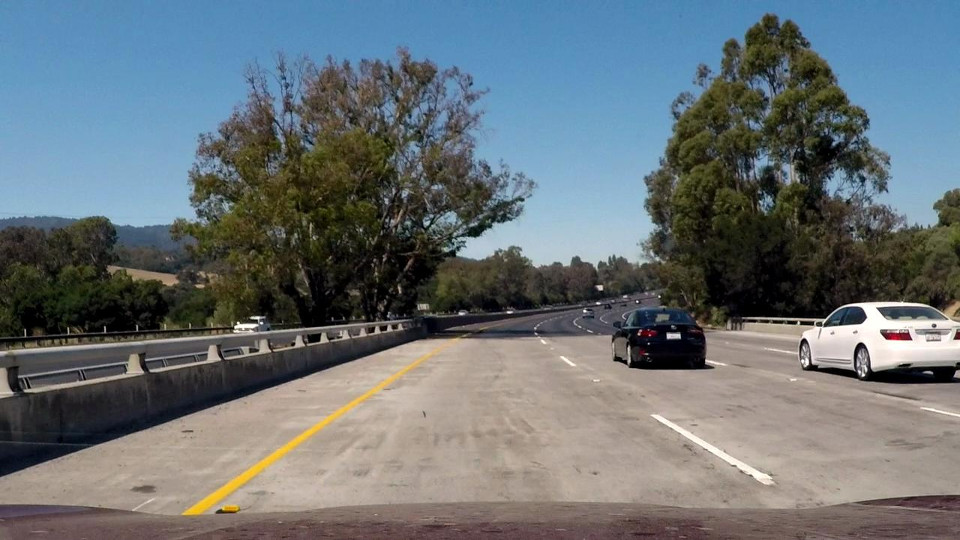
#> input picture test_images/challenge.jpg, 960 x 540 px; its folder holds only this picture in this run
$ jupyter execute --allow-errors P1.ipynb   (shell and % lines are left out)
#> lines starting #> are read from the running program, lines starting #| are printed output that depends on the picture; after the words box and inside, x2 and y2 are one past the last pixel; in counts of white or black regions, pixels touching at a corner belong together
# **Finding Lane Lines on the Road**
***
In this project, you will use the tools you learned about in the lesson to identify lane lines on the road.  You can develop your pipeline on a series of individual images, and later apply the result to a video stream (really just a series of images). Check out the video clip "raw-lines-example.mp4" (also contained in this repository) to see what the output should look like after using the helper functions below.

Once you have a result that looks roughly like "raw-lines-example.mp4", you'll need to get creative and try to average and/or extrapolate the line segments you've detected to map out the full extent of the lane lines.  You can see an example of the result you're going for in the video "P1_example.mp4".  Ultimately, you would like to draw just one line for the left side of the lane, and one for the right.

---
Let's have a look at our first image called 'test_images/solidWhiteRight.jpg'.  Run the 2 cells below (hit Shift-Enter or the "play" button above) to display the image.

**Note: If, at any point, you encounter frozen display windows or other confounding issues, you can always start again with a clean slate by going to the "Kernel" menu above and selecting "Restart & Clear Output".**

---

**The tools you have are color selection, region of interest selection, grayscaling, Gaussian smoothing, Canny Edge Detection and Hough Tranform line detection.  You  are also free to explore and try other techniques that were not presented in the lesson.  Your goal is piece together a pipeline to detect the line segments in the image, then average/extrapolate them and draw them onto the image for display (as below).  Once you have a working pipeline, try it out on the video stream below.**

---

<figure>

 <figcaption>
 <p></p>
 <p style="text-align: center;"> Your output should look something like this (above) after detecting line segments using the helper functions below </p>
 </figcaption>
</figure>
 <p></p>
<figure>

 <figcaption>
 <p></p>
 <p style="text-align: center;"> Your goal is to connect/average/extrapolate line segments to get output like this</p>
 </figcaption>
</figure>

**Run the cell below to import some packages.  If you get an `import error` for a package you've already installed, try changing your kernel (select the Kernel menu above --> Change Kernel).  Still have problems?  Try relaunching Jupyter Notebook from the terminal prompt.  Also, see [this forum post](https://carnd-forums.udacity.com/cq/viewquestion.action?spaceKey=CAR&id=29496372&questionTitle=finding-lanes---import-cv2-fails-even-though-python-in-the-terminal-window-has-no-problem-with-import-cv2) for more troubleshooting tips.**

[cell 1]
#importing some useful packages
import matplotlib.pyplot as plt
import matplotlib.image as mpimg
import numpy as np
import cv2

#> (a cell that did not finish here is left out)

**Some OpenCV functions (beyond those introduced in the lesson) that might be useful for this project are:**

`cv2.inRange()` for color selection
`cv2.fillPoly()` for regions selection
`cv2.line()` to draw lines on an image given endpoints
`cv2.addWeighted()` to coadd / overlay two images
`cv2.cvtColor()` to grayscale or change color
`cv2.imwrite()` to output images to file
`cv2.bitwise_and()` to apply a mask to an image

**Check out the OpenCV documentation to learn about these and discover even more awesome functionality!**

Below are some helper functions to help get you started. They should look familiar from the lesson!

[cell 3]
import math

def grayscale(img):
    """Applies the Grayscale transform
    This will return an image with only one color channel
    but NOTE: to see the returned image as grayscale
    (assuming your grayscaled image is called 'gray')
    you should call plt.imshow(gray, cmap='gray')"""
    return cv2.cvtColor(img, cv2.COLOR_RGB2GRAY)
    # Or use BGR2GRAY if you read an image with cv2.imread()
    # return cv2.cvtColor(img, cv2.COLOR_BGR2GRAY)

def canny(img, low_threshold, high_threshold):
    """Applies the Canny transform"""
    return cv2.Canny(img, low_threshold, high_threshold)

def gaussian_blur(img, kernel_size):
    """Applies a Gaussian Noise kernel"""
    return cv2.GaussianBlur(img, (kernel_size, kernel_size), 0)

def region_of_interest(img, vertices):
    """
    Applies an image mask.

    Only keeps the region of the image defined by the polygon
    formed from `vertices`. The rest of the image is set to black.
    """
    #defining a blank mask to start with
    mask = np.zeros_like(img)

    #defining a 3 channel or 1 channel color to fill the mask with depending on the input image
    if len(img.shape) > 2:
        channel_count = img.shape[2]  # i.e. 3 or 4 depending on your image
        ignore_mask_color = (255,) * channel_count
    else:
        ignore_mask_color = 255

    #filling pixels inside the polygon defined by "vertices" with the fill color
    cv2.fillPoly(mask, vertices, ignore_mask_color)

    #returning the image only where mask pixels are nonzero
    masked_image = cv2.bitwise_and(img, mask)
    return masked_image


def draw_lines(img, lines, color=[255, 0, 0], thickness=5):
    """
    NOTE: this is the function you might want to use as a starting point once you want to
    average/extrapolate the line segments you detect to map out the full
    extent of the lane (going from the result shown in raw-lines-example.mp4
    to that shown in P1_example.mp4).

    Think about things like separating line segments by their
    slope ((y2-y1)/(x2-x1)) to decide which segments are part of the left
    line vs. the right line.  Then, you can average the position of each of
    the lines and extrapolate to the top and bottom of the lane.

    This function draws `lines` with `color` and `thickness`.
    Lines are drawn on the image inplace (mutates the image).
    If you want to make the lines semi-transparent, think about combining
    this function with the weighted_img() function below
    """
    """TODO: This approach is less than ideal for the 'challenge' video
    To solve it, either the regions have to be divided into smaller areas to follow the lines
    Or maybe find something that can track curves well.
    For an immediate work around, reduce the length of the overlay lines so that it does not
    deviate more than 50 pixels from the top edge of the filtered lane marking.
    """
    left_m=left_num=0
    right_m=right_num=0
    left_x=left_y=0
    right_x=right_y=0
    for line in lines:
        for x1,y1,x2,y2 in line:
            m=(y2-y1)/(x2-x1)
            if(0.5<abs(m)<0.8):       #Filter the slope to desired range
                if(m>0):
                    right_m+=m        #Keep count to average out the slope and x,y co-ord points
                    right_x+=(x1+x2)/2#TODO: Check pythonic ways of simplifying this code
                    right_y+=(y1+y2)/2
                    right_num+=1
                else:
                    left_m+=m
                    left_x+=(x1+x2)/2
                    left_y+=(y1+y2)/2
                    left_num+=1
    if(left_num>=1):
        left_x/=left_num
        left_y/=left_num
        left_m/=left_num
        left_c=left_y-left_m*left_x
        cv2.line(img, (int(460),int( int(left_m*(460)+left_c))), (int(0),int(left_c)), color, thickness)
    if(right_num>=1):
        right_x/=right_num
        right_y/=right_num
        right_m/=right_num
        right_c=right_y-right_m*right_x
        cv2.line(img, (int(510),(int((right_m*510)+right_c))), (int((img.shape[0]-right_c)/right_m),img.shape[0]), color, thickness)


def hough_lines(img, rho, theta, threshold, min_line_len, max_line_gap):
    """
    `img` should be the output of a Canny transform.

    Returns an image with hough lines drawn.
    """
    lines = cv2.HoughLinesP(img, rho, theta, threshold, np.array([]), minLineLength=min_line_len, maxLineGap=max_line_gap)
    line_img = np.zeros((img.shape[0], img.shape[1], 3), dtype=np.uint8)
    draw_lines(line_img, lines)
    return line_img

# Python 3 has support for cool math symbols.

def weighted_img(img, initial_img, α=0.8, β=1., λ=0.):
    """
    `img` is the output of the hough_lines(), An image with lines drawn on it.
    Should be a blank image (all black) with lines drawn on it.

    `initial_img` should be the image before any processing.

    The result image is computed as follows:

    initial_img * α + img * β + λ
    NOTE: initial_img and img must be the same shape!
    """
    return cv2.addWeighted(initial_img, α, img, β, λ)

## Test on Images

Now you should build your pipeline to work on the images in the directory "test_images"
**You should make sure your pipeline works well on these images before you try the videos.**

[cell 4]
import os
imgfiles=os.listdir("test_images/")
#> imgfiles = ['challenge.jpg']

run your solution on all test_images and make copies into the test_images directory).

[cell 5]
# TODO: Build your pipeline that will draw lane lines on the test_images
# then save them to the test_images directory.
dir="test_images_output"
if not os.path.exists(dir):
    os.makedirs(dir)

def get_lane_line_img(image):
    gray=grayscale(image)
    blur=gaussian_blur(gray,3)
    edges=canny(blur,50,100)
    imshape=image.shape
    verts = np.array([[(150,imshape[0]-40),(420, 320), (520, 320), (imshape[1]-150,imshape[0]-40)]], dtype=np.int32)
    masked_edges=region_of_interest(edges,verts)
    rho = 1
    theta = np.pi/180
    threshold = 50
    min_line_len = 30
    max_line_gap = 100
    himg=hough_lines(masked_edges, rho, theta, threshold, min_line_len, max_line_gap)
    wimg=weighted_img(himg,image)
    return wimg

for imgfile in imgfiles:
    image=mpimg.imread("test_images/"+imgfile)
#> image is the input picture: shape (540, 960, 3); mean R, G, B 105.1, 113.6, 117.7
    lane_line_img=get_lane_line_img(image)
#> in grayscale, `return cv2.cvtColor(img, cv2.COLOR_RGB2GRAY)`:
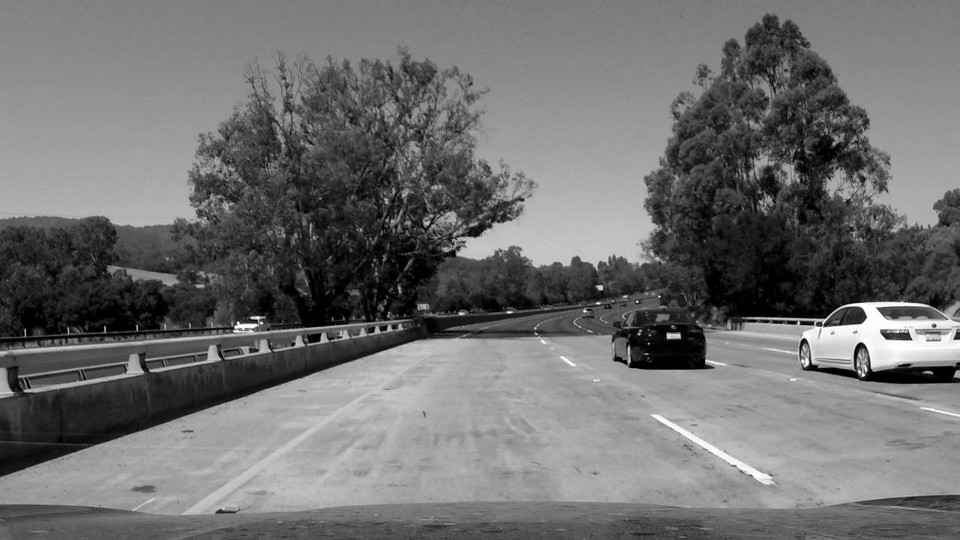
#> returned value: shape (540, 960); min 0, max 255, mean 111.5
#> in canny, `return cv2.Canny(img, low_threshold, high_threshold)`:
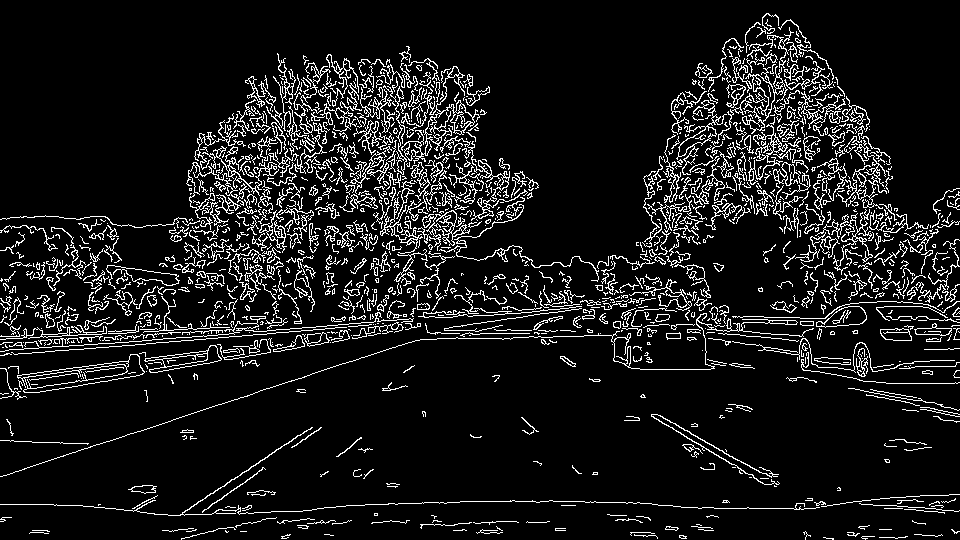
#> returned value: shape (540, 960); 9.7% white in thin lines or dots
#> in region_of_interest, `cv2.fillPoly(mask, vertices, ignore_mask_color)`:
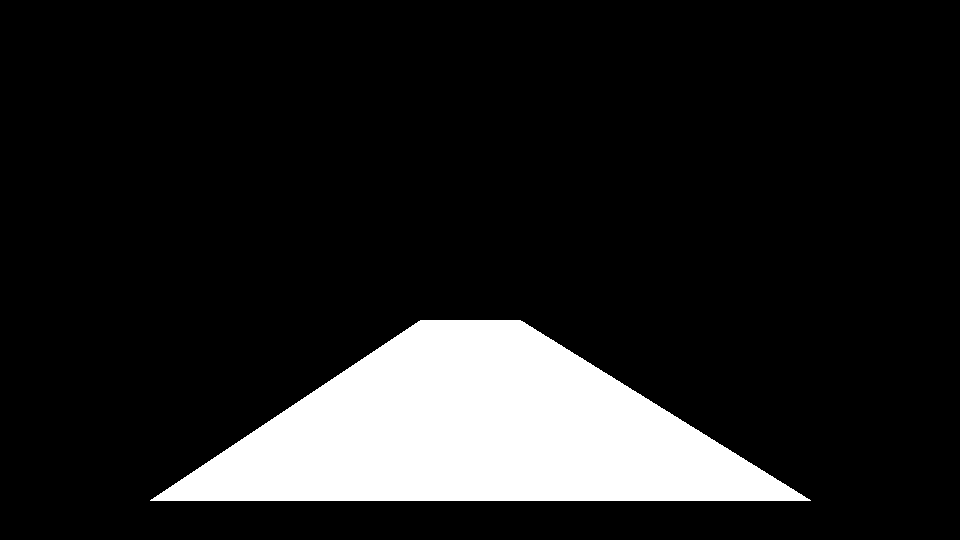
#> mask: shape (540, 960); 13.3% white; 1 white region, box (x1, y1, x2, y2) and area: (150, 320, 811, 501) 69061
#> in region_of_interest, `masked_image = cv2.bitwise_and(img, mask)`:
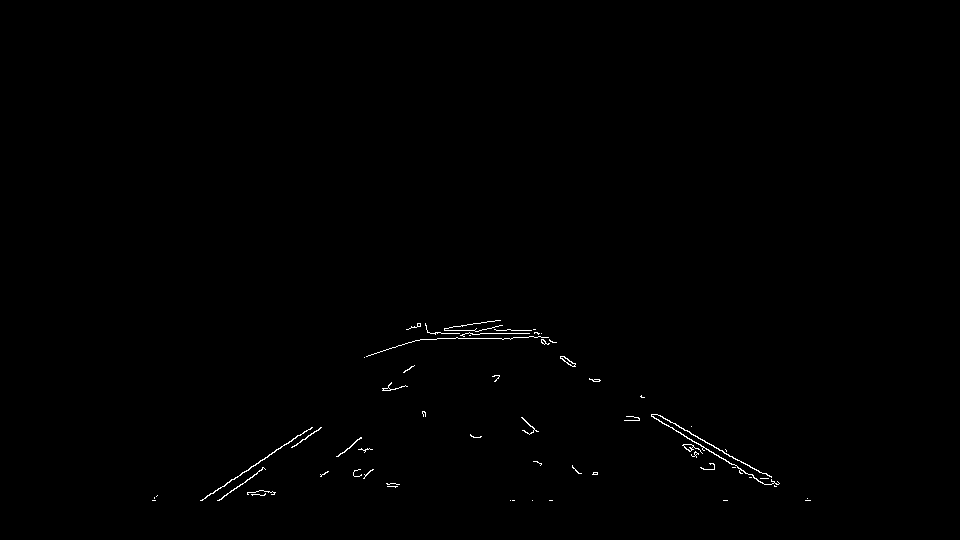
#> masked_image: shape (540, 960); 0.37% white in thin lines or dots, all inside (x1, y1, x2, y2) = (152, 320, 811, 501)
#> in hough_lines, `lines = cv2.HoughLinesP(img, rho, theta, threshold, np.array([]), minL..`: lines = [[487, 321, 810, 500], [492, 321, 764, 484], [200, 500, 311, 428], [430, 333, 541, 333], [420, 339, 548, 337], [219, 500, 320, 427], [427, 330, 531, 330], [501, 325, 767, 484], [364, 357, 475, 323]]
#> the loop in draw_lines, `for line in lines:` made 9 passes
#> after the loop in draw_lines, `for line in lines:`: left_m = -1.37; left_num = 2; left_x = 525; left_y = 927.5; right_m = 1.75; right_num = 3; right_x = 1910.5; right_y = 1217.5
#> in draw_lines, `left_x/=left_num`: left_x = 262.5
#> in draw_lines, `left_y/=left_num`: left_y = 463.8
#> in draw_lines, `left_m/=left_num`: left_m = -0.686
#> in draw_lines, `left_c=left_y-left_m*left_x`: left_c = 643.7
#> in draw_lines, `right_x/=right_num`: right_x = 636.8
#> in draw_lines, `right_y/=right_num`: right_y = 405.8
#> in draw_lines, `right_m/=right_num`: right_m = 0.584
#> in draw_lines, `right_c=right_y-right_m*right_x`: right_c = 34.09
#> in draw_lines, `cv2.line(img, (int(510),(int((right_m*510)+right_c))), (int((img.shape..`:
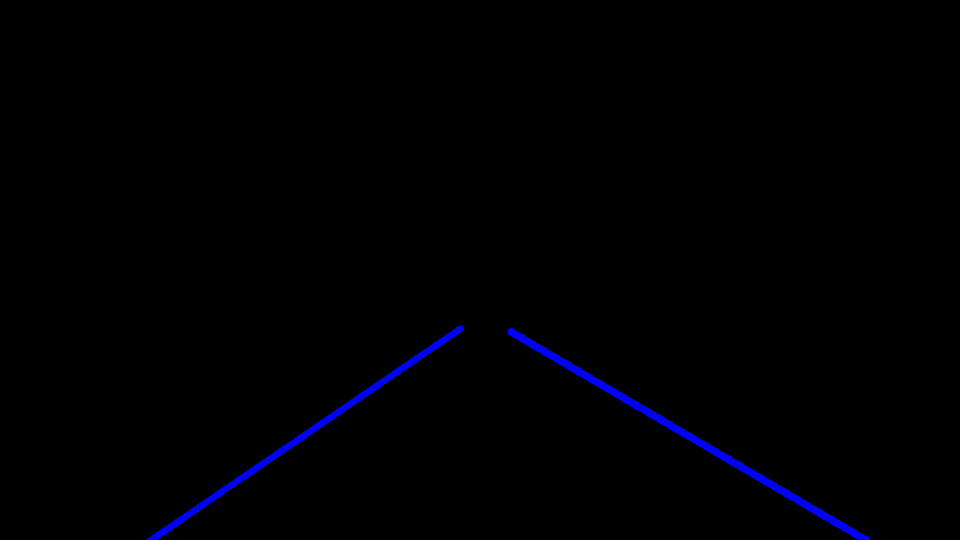
#> img: shape (540, 960, 3); mean of channels 0, 1, 2 2.7, 0, 0; drawn as B, G, R
#> in weighted_img, `return cv2.addWeighted(initial_img, α, img, β, λ)`:
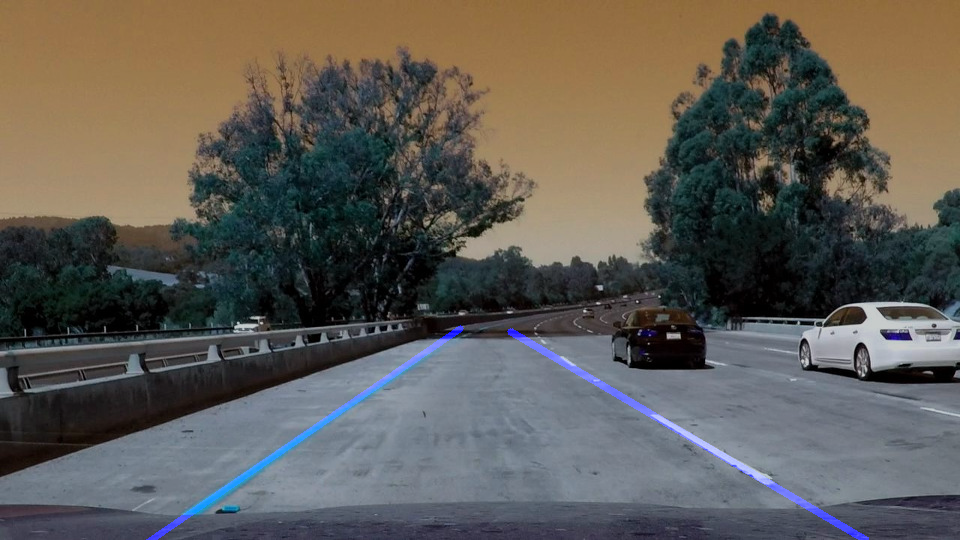
#> returned value: shape (540, 960, 3); mean of channels 0, 1, 2 85.2, 90.9, 94.2; drawn as B, G, R
    plt.imsave(dir+"/"+imgfile,lane_line_img)
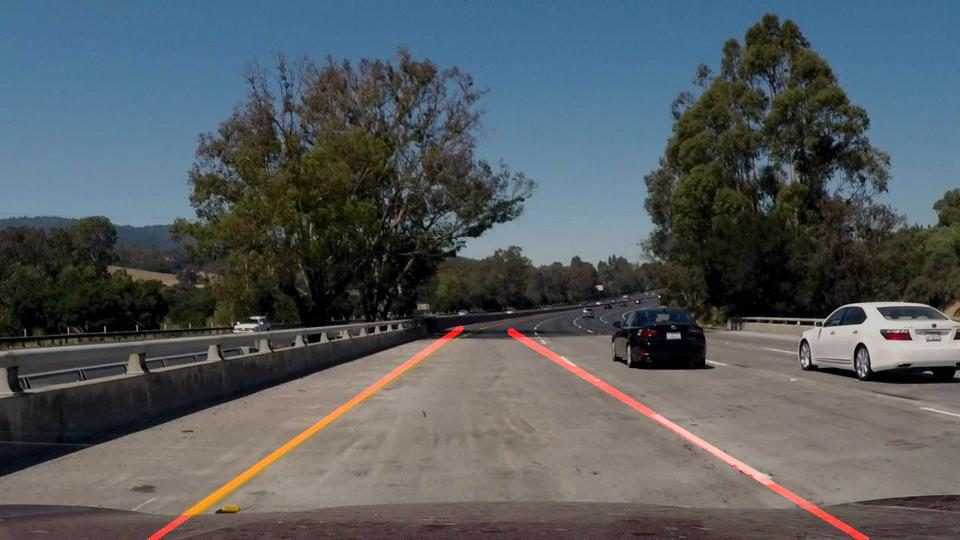
#> saved as challenge.jpg: shape (540, 960, 3); mean R, G, B 85, 90.9, 94.2

plt.imshow((mpimg.imread(dir+"/"+"challenge.jpg")))
